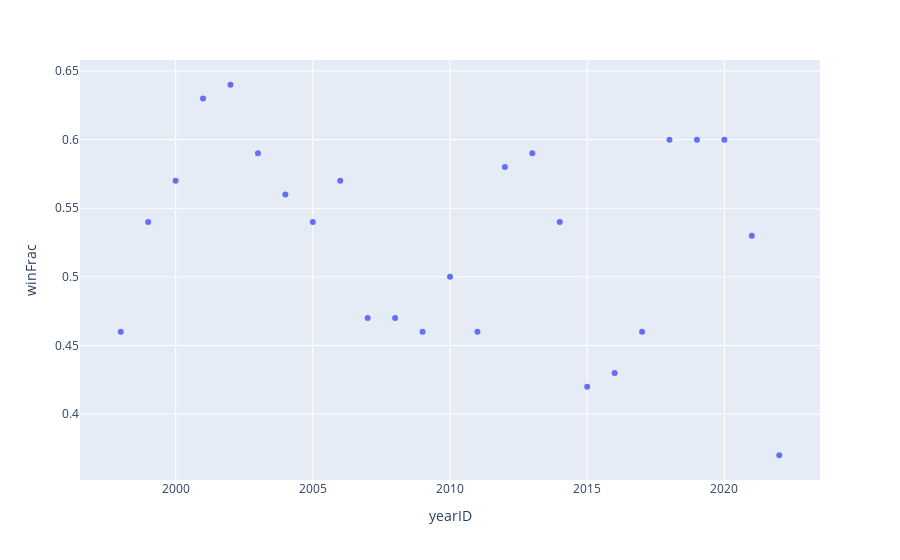

The notebook cell saved with this chart:
### Markdown cell above
### EDA:  Visualizing Data 

Let's examine how winFrac has varied over time for the Oakland A's.

### Code cell
#The code below uses the module plotlyexpress, which we imported at the top of the notebook using alias px
#Read the code below to see how to use this function, then run this cell

px.scatter(teams_df_moneyball.loc["OAK"],x="yearID", y="winFrac")

### Figure 1 — Plotly figure (JSON) as saved in the notebook; plotly's stock layout.template omitted (floating-point values rounded to 4 significant figures)
{"data": [{"hovertemplate": "yearID=%{x}<br>winFrac=%{y}<extra></extra>", "legendgroup": "", "marker": {"color": "#636efa", "symbol": "circle"}, "mode": "markers", "name": "", "orientation": "v", "showlegend": false, "type": "scatter", "x": [1998, 1999, 2000, 2001, 2002, 2003, 2004, 2005, 2006, 2007, 2008, 2009, 2010, 2011, 2012, 2013, 2014, 2015, 2016, 2017, 2018, 2019, 2020, 2021, 2022], "xaxis": "x", "y": [0.46, 0.54, 0.57, 0.63, 0.64, 0.59, 0.56, 0.54, 0.57, 0.47, 0.47, 0.46, 0.5, 0.46, 0.58, 0.59, 0.54, 0.42, 0.43, 0.46, 0.6, 0.6, 0.6, 0.53, 0.37], "yaxis": "y"}], "layout": {"legend": {"tracegroupgap": 0}, "margin": {"t": 60}, "xaxis": {"anchor": "y", "domain": [0, 1], "title": {"text": "yearID"}}, "yaxis": {"anchor": "x", "domain": [0, 1], "title": {"text": "winFrac"}}}}
